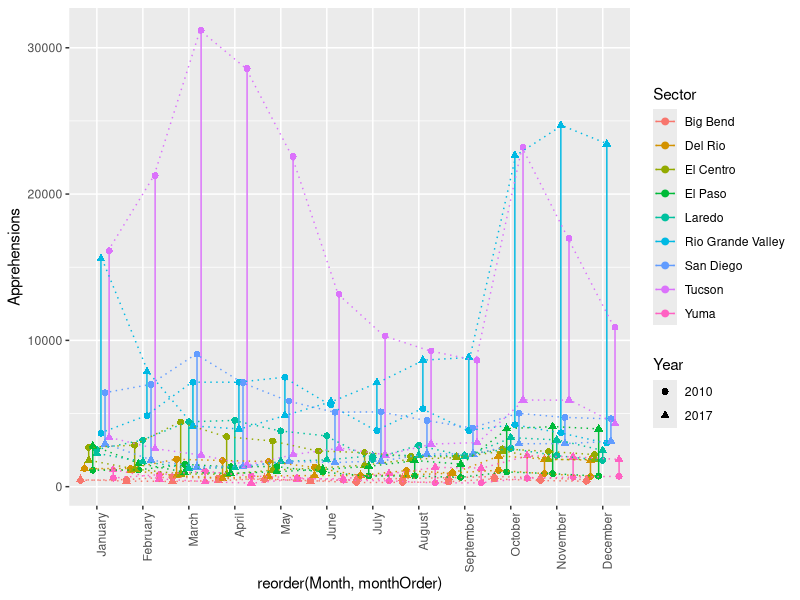
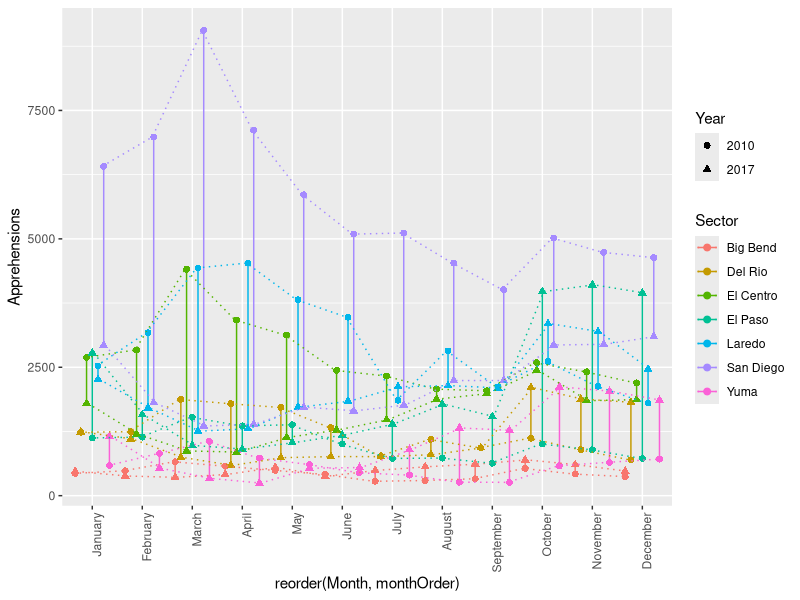
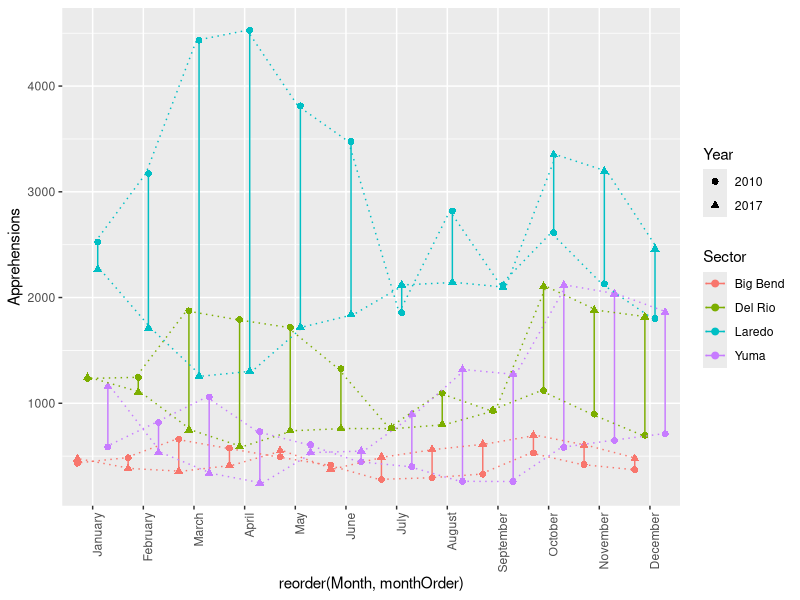

The R source for these figures, in order:
library(ggplot2)
library(tidyverse)

#function that turn the sector col to row name
rowname <- function(x){
  rownames(x) <- x[,1]
  x<-subset(x,select=-Sector)
  x
}

itemize_df <- function(df,yr){
  tibble("Year" = rep(yr,
                      times = nrow(df)*ncol(df)),
         "Sector" = rep(rownames(df),
                        each = ncol(df)),
         "Month" = rep(colnames(df),
                       times = nrow(df)),
         "Apprehensions" = c(t(df)))
}

#load the data and clean them
year2010 <- read.csv("BP Apprehensions 2010.csv")
year2017 <- read.csv("PB Apprehensions 2017.csv")
year2010 <- rowname(year2010)
year2017 <- rowname(year2017)

# Rearranging Columns into calendar order
year2010 <- cbind(year2010[4:12], year2010[1:3])
year2017 <- cbind(year2017[4:12], year2017[1:3])

sector <- rownames(year2010)
month <- colnames(year2010)

x <- itemize_df(year2010,"2010")
y <- itemize_df(year2017,"2017")
z <- rbind(x,y)

ourplot <- function(dset){
  monthOrder <- rep(1:12, times = length(dset$Month)/12)
  ggplot(data = dset, aes(reorder(Month,monthOrder),
                       Apprehensions,
                       color = Sector,
                       group = interaction(Sector,Month),
                       shape = Year)) +
    geom_point(size = 2,
               position = position_dodge(width = 0.8)) +
    geom_line(position = position_dodge(width=0.8)) +
    geom_line(aes(group = interaction(Year, Sector)),
              position = position_dodge(width = 0.8),
              linetype = "dotted") + 
    theme(axis.text.x = element_text(angle = 90, hjust = 1))
}

ourplot(z)

z2 = subset(z, !(Sector %in% c("Tucson","Rio Grande Valley")))

ourplot(z2)

z3 = subset(z2, !(Sector %in% c("San Diego", "El Centro", "El Paso")))

ourplot(z3)
